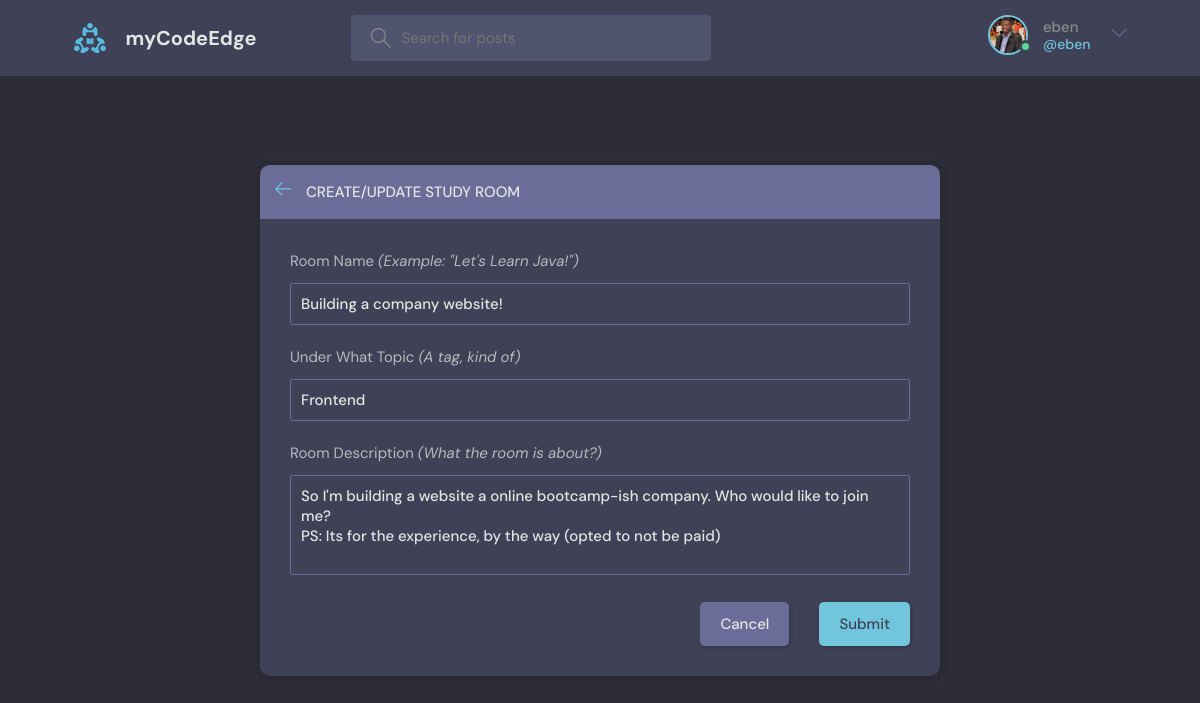
Page /update-room/1 (signed in) on the committed database.
### base/models.py (models this page shows, shortened)
class User(AbstractUser):
  name = models.CharField(max_length=200, null=True)
  email = models.EmailField(unique=True, null=True)
  bio = models.TextField(null=True)
  avatar = models.ImageField(null = True, default="avatar.svg")
  USERNAME_FIELD='email'
  REQUIRED_FIELDS = []

class Room(models.Model):
    host = models.ForeignKey(User, on_delete=models.SET_NULL, null=True)
    topic = models.ForeignKey(Topic, on_delete=models.SET_NULL, null=True)
    name = models.CharField(max_length=200)
    description = models.TextField(null=True, blank=True)
    participants = models.ManyToManyField(User, related_name='participants', blank=True)
    updated = models.DateTimeField(auto_now=True)
    created = models.DateTimeField(auto_now_add=True)
    class Meta:
        ordering = ["-updated", "-created"]

class Topic(models.Model):
    name = models.CharField(max_length=200)

### base/views.py (the view, shortened to what this page needs)
# urls.py: path("update-room/<str:pk>", views.updateRoom, name="update-room"),
@login_required(login_url='login')
def updateRoom(request, pk):
    room = Room.objects.get(id=pk)
    form = RoomForm(instance=room)
    topics = Topic.objects.all()
    if request.user != room.host:
        return HttpResponse("You're not allowed in here!")
    context = {'form': form, 'topics':topics, 'room':room}
    return render(request, 'base/room_form.html', context)

### base/forms.py
class RoomForm(ModelForm):
  class Meta:
    model = Room
    fields = '__all__'
    exclude = ['host', 'participants']

### base/templates/base/room_form.html (shortened to what this page needs)
{% extends 'main.html' %}
{% block content %}
<main class="create-room layout">
  <div class="container">
    <div class="layout__box">
      <div class="layout__boxHeader">
        <div class="layout__boxTitle">
          <a href="{{request.META.HTTP_REFERER}}">
            <svg version="1.1" xmlns="http://www.w3.org/2000/svg" width="32" height="32" viewBox="0 0 32 32">
              <title>arrow-left</title>
              <path
                d="M13.723 2.286l-13.723 13.714 13.719 13.714 1.616-1.611-10.96-10.96h27.625v-2.286h-27.625l10.965-10.965-1.616-1.607z">
              </path>
            </svg>
          </a>
          <h3>Create/Update Study Room</h3>
        </div>
      </div>
      <div class="layout__body">
        <form class="form" action="" method="POST">
          <div class="form__group">
            <label for="room_name">Room Name <i>(Example: "Let's Learn Java!")</i></label>
            {{form.name}}
          </div>
          <div class="form__group">
            <label for="room_topic">Under What Topic <i>(A tag, kind of)</i></label>
            <input required type="text" value="{{room.topic.name}}" name="topic" list="topic-list" />
          </div>
          <div class="form__group">
            <label for="room_description">Room Description <i>(What the room is about?)</i></label>
            {{form.description}}
          </div>
          <div class="form__action">
            <a class="btn btn--dark" href="{{request.META.HTTP_REFERER}}">Cancel</a>
            <button class="btn btn--main" type="submit">Submit</button>
          </div>
        </form>
      </div>
    </div>
  </div>
</main>
{% endblock content %}

### templates/navbar.html (shortened to what this page needs)
{% load static %}
<header class="header header--loggedIn">
    <div class="container">
        <a href="{% url 'home' %}" class="header__logo">
            <img src="{% static 'images/logo.svg' %}" />
            <h1>myCodeEdge</h1>
        </a>
        <form class="header__search" method="GET" action="{% url 'home' %}">
            <label>
                <input name="q" placeholder="Search for posts" />
            </label>
        </form>
        <nav class="header__menu">
            {% if request.user.is_authenticated %}
            <div class="header__user">
                <a href="{% url 'update-user' %}">
                    <div class="avatar avatar--medium active">
                        <img src="{{request.user.avatar.url}}" />
                    </div>
                    <p>{{request.user.username}} <span>@{{request.user.username}}</span></p>
                </a>
                <button class="dropdown-button">
                    <svg version="1.1" xmlns="http://www.w3.org/2000/svg" width="32" height="32" viewBox="0 0 32 32">
                        <title>chevron-down</title>
                        <path d="M16 21l-13-13h-3l16 16 16-16h-3l-13 13z"></path>
                    </svg>
                </button>
            </div>
            {% else %}
            <a href="{% url 'login' %}">
                <img src="{% static 'images/avatar.svg' %}" />
                <p>Login</p>
            </a>
            {% endif %}
        </nav>
    </div>
</header>

### rows in the picture
User: user.avatar (picture), user.username "eben"
Room: name "Building a company website!", topic "Frontend", description "So I'm building a website a online bootcamp-ish company. Who would like to join me? PS: Its for the experience, by the way (opted to not be paid)"
